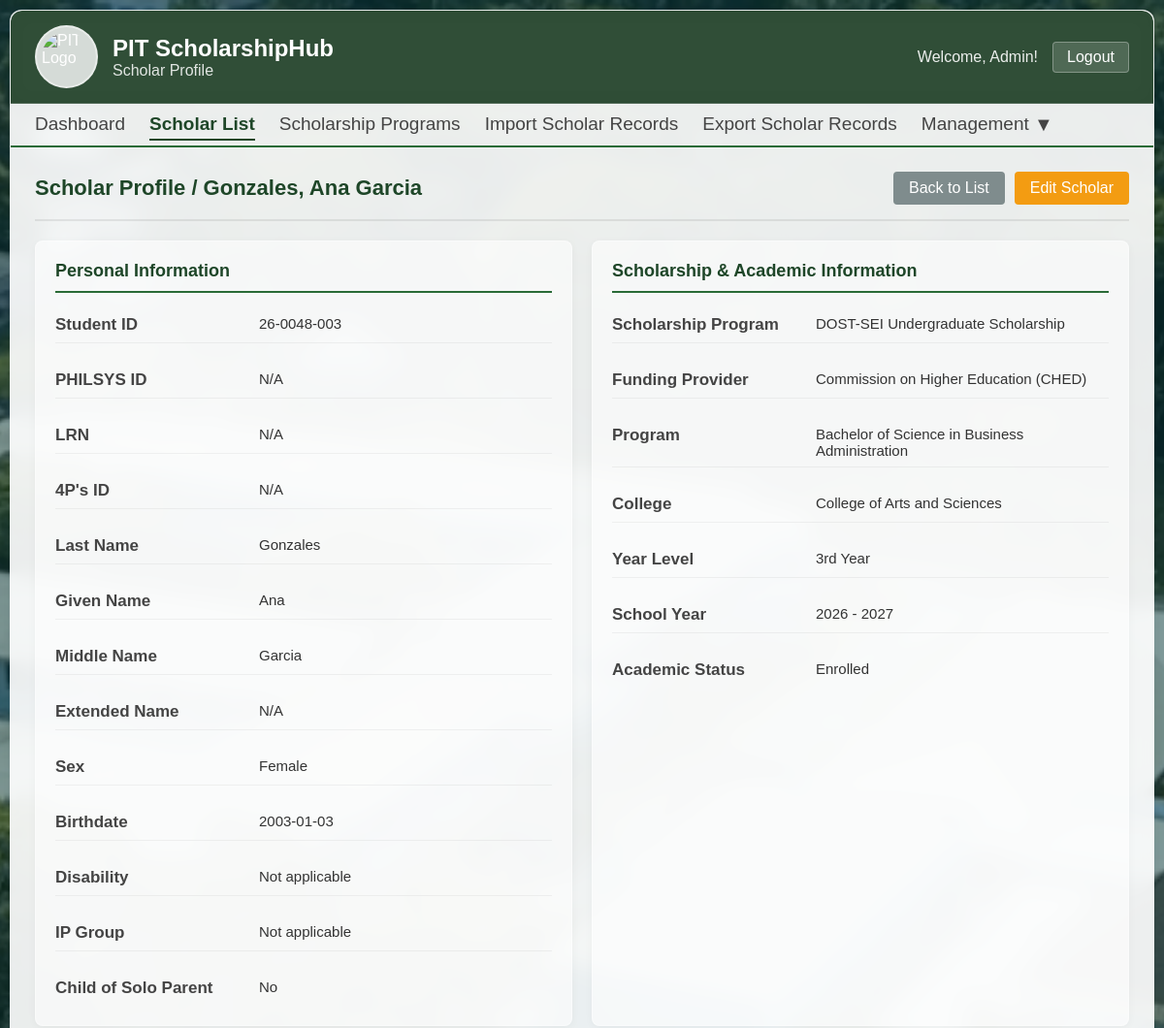
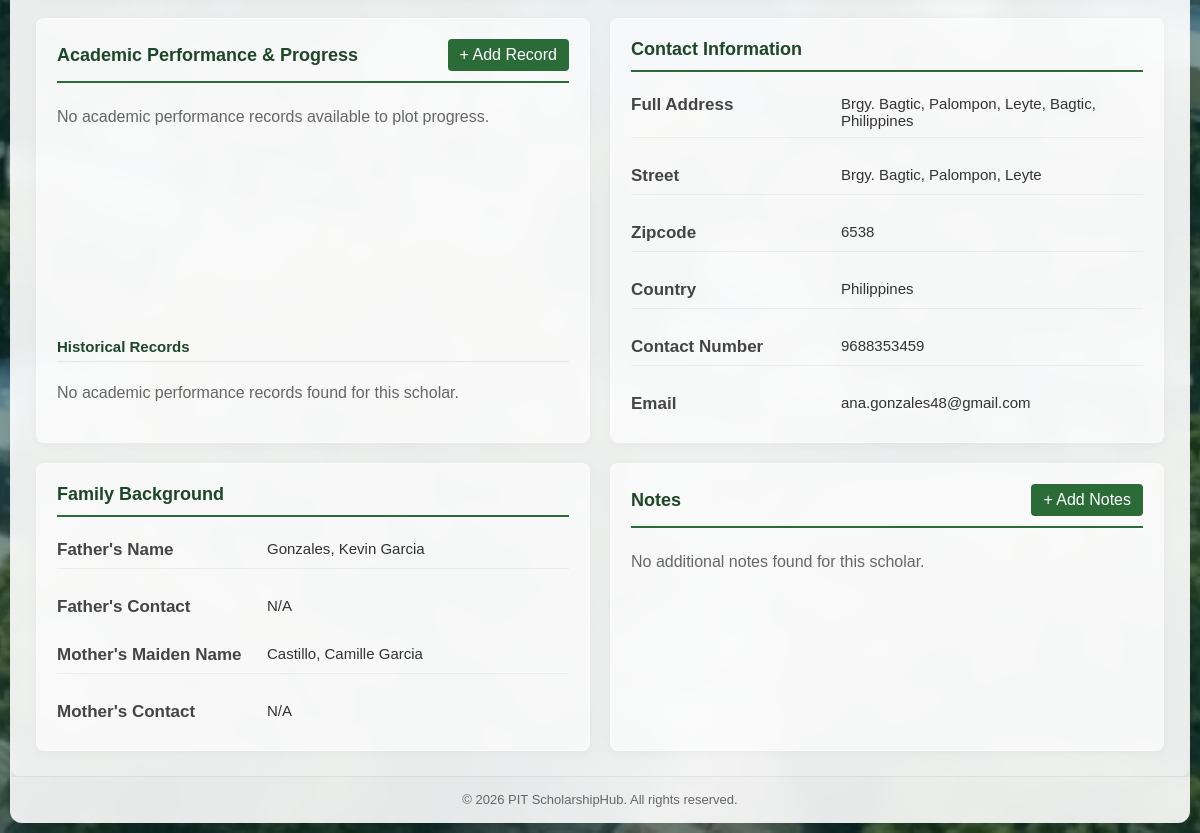
Screenshot of /admin/scholar_profile.php?scholar_id=136 (signed in) with the database file from the repository (2 pictures, top to bottom).
### tables this page shows
CREATE TABLE `scholar_info` (
  `id` int(11) NOT NULL,
  `student_id` varchar(11) NOT NULL,
  `philsys_id` varchar(50) DEFAULT NULL,
  `lrn` varchar(50) DEFAULT NULL,
  `four_ps_id` varchar(50) DEFAULT NULL,
  `last_name` varchar(50) NOT NULL,
  `given_name` varchar(50) NOT NULL,
  `ext_name` varchar(10) NOT NULL,
  `middle_name` varchar(50) NOT NULL,
  `sex` tinyint(4) NOT NULL,
  `birthdate` date NOT NULL,
  `scholarship_program_id` int(11) NOT NULL,
  `program_id` int(11) NOT NULL,
  `year_level` int(11) NOT NULL,
  `academic_status` enum('Active','Enrolled','Not Enrolled','Graduated','Dropped','Transferred','Leave of Absence') NOT NULL,
  `loa_semester` varchar(20) DEFAULT NULL,
  `loa_school_year` varchar(20) DEFAULT NULL,
  `father_last_name` varchar(50) NOT NULL,
  `father_given_name` varchar(50) NOT NULL,
  `father_middle_name` varchar(50) NOT NULL,
  `father_contact` varchar(15) DEFAULT 'N/A',
  `mother_last_name` varchar(50) NOT NULL,
  `mother_given_name` varchar(50) NOT NULL,
  `mother_middle_name` varchar(50) NOT NULL,
  `mother_contact` varchar(15) DEFAULT 'N/A',
  `permanent_address` varchar(255) NOT NULL,
  `street` varchar(255) NOT NULL,
  `town_city` varchar(255) NOT NULL,
  `province` varchar(255) NOT NULL,
  `barangay_id` bigint(20) DEFAULT NULL,
  `city_id` bigint(20) DEFAULT NULL,
  `province_id` bigint(20) DEFAULT NULL,
  `region_id` bigint(20) DEFAULT NULL,
  `country` varchar(100) NOT NULL,
  `zipcode` varchar(10) NOT NULL,
  `disability` varchar(255) NOT NULL,
  `contact_num` varchar(11) NOT NULL,
  `email` varchar(255) NOT NULL,
  `ip_group` varchar(255) DEFAULT NULL,
  `is_child_of_solo_parent` tinyint(1) DEFAULT 0,
  `username` varchar(255) NOT NULL,
  `password` varchar(255) NOT NULL,
  `is_archived` tinyint(4) NOT NULL DEFAULT 0,
  `school_year` varchar(20) NOT NULL,
  `profile_picture` varchar(255) DEFAULT NULL,
  `is_password_changed` tinyint(4) NOT NULL DEFAULT 0
);

CREATE TABLE `scholarship_program` (
  `id` int(11) NOT NULL,
  `name` varchar(255) NOT NULL,
  `code` varchar(255) NOT NULL,
  `description` text NOT NULL,
  `min_gwa_req` decimal(3,2) DEFAULT NULL,
  `pay_amount` decimal(10,2) DEFAULT NULL,
  `is_active` tinyint(4) NOT NULL,
  `is_archived` tinyint(4) NOT NULL DEFAULT 0,
  `school_year` varchar(20) NOT NULL,
  `provider_id` int(11) DEFAULT NULL,
  `scholarship_type` varchar(255) NOT NULL
);

CREATE TABLE `providers` (
  `id` int(11) NOT NULL,
  `name` varchar(255) NOT NULL,
  `code` varchar(50) NOT NULL,
  `provider_type` varchar(255) NOT NULL,
  `contact_person` varchar(150) DEFAULT NULL,
  `email` varchar(150) DEFAULT NULL,
  `contact_num` varchar(50) DEFAULT NULL,
  `is_archived` tinyint(1) DEFAULT 0,
  `created_at` timestamp NOT NULL DEFAULT current_timestamp()
);

CREATE TABLE `program` (
  `id` int(11) NOT NULL,
  `name` varchar(255) NOT NULL,
  `college_id` int(11) NOT NULL
);

CREATE TABLE `college` (
  `id` int(11) NOT NULL,
  `college_name` varchar(255) NOT NULL,
  `college_code` varchar(255) NOT NULL
);

### admin/scholar_profile.php (the view, shortened to what the rows shown need)
<?php
include __DIR__ . '/../includes/conn.php';
include '../includes/check_permission.php';
$scholar_id = isset($_GET['scholar_id']) ? (int) $_GET['scholar_id'] : 0;
$back_url = 'scholar_list.php';
if (isset($_SESSION['redirect_back_url'])) {
    $back_url = $_SESSION['redirect_back_url'];
}
$scholar_sql = "SELECT scholar_info.*,
                scholarship_program.name AS scholarship_program_name,
                scholarship_program.min_gwa_req AS gwa_req,
                program.name AS program_name,
                college_name,
                providers.name AS provider_name,
                providers.code AS provider_code
                FROM scholar_info
                INNER JOIN scholarship_program ON scholar_info.scholarship_program_id = scholarship_program.id
                LEFT JOIN providers ON scholarship_program.provider_id = providers.id
                INNER JOIN program ON scholar_info.program_id = program.id
                INNER JOIN college ON program.college_id = college.id
                WHERE scholar_info.id = ?";
$scholar_stmt = $conn->prepare($scholar_sql);
$scholar_stmt->bind_param('i', $scholar_id);
$scholar_stmt->execute();
$scholar_result = $scholar_stmt->get_result();
$last_name = "";
$given_name = "";
$ext_name = "";
$middle_name = "";
$id_num = "";
$sex = "";
$birthdate = "";
$scholarship_program = "";
$provider_display = "";
$program = "";
$year_lvl = "";
$college = "";
$academic_status = "";
$school_year = "";
$address = "";
$zipcode = "";
$disability = "";
$contact_num = "";
$email = "";
$ip_group = "";
$father_last = "";
$father_given = "";
$father_middle = "";
$father_contact = "";
$mother_last = "";
$mother_given = "";
$mother_middle = "";
$mother_contact = "";
$street = "";
$country = "";
if($row = $scholar_result->fetch_assoc()) {
    $last_name = $row['last_name'];
    $given_name = $row['given_name'];
    $raw_ext = trim($row['ext_name'] ?? '');
    $ext_name = (in_array(strtoupper($raw_ext), ['N/A', 'NONE', '']) || empty($raw_ext)) ? '' : $raw_ext;
    $middle_name = $row['middle_name'];
    $id_num = $row['student_id'];
    $sex = $row['sex'] === 0 ? "Male" : "Female";
    $birthdate = $row['birthdate'];
    $scholarship_program = $row['scholarship_program_name'];
    $provider_display = !empty($row['provider_name']) ? $row['provider_name'] . ' (' . $row['provider_code'] . ')' : 'Not Specified';
    $program = $row['program_name'];
    $year = $row['year_level'] ?? 0;
    $college = $row['college_name'];
    $academic_status = $row['academic_status'];
    $school_year = $row['school_year'];
    $address = $row['permanent_address'];
    $zipcode = $row['zipcode'];
    $disability = empty($row['disability']) ? "Not Applicable" : $row['disability'];
    $contact_num = $row['contact_num'];
    $email = $row['email'];
    $ip_group = empty($row['ip_group']) ? "Not Applicable" : $row['ip_group'];
    $father_last = $row['father_last_name'];
    $father_given = $row['father_given_name'];
    $father_middle = $row['father_middle_name'];
    $father_contact = trim($row['father_contact'] ?? '');
    $mother_last = $row['mother_last_name'];
    $mother_given = $row['mother_given_name'];
    $mother_middle = $row['mother_middle_name'];
    $mother_contact = trim($row['mother_contact'] ?? '');
    $street = $row['street'] ?? '';
    $country = $row['country'] ?? 'Philippines';
    if($year == 1) {
        $year_lvl = "1st Year";
    } elseif($year == 2) {
        $year_lvl = "2nd Year";
    } elseif($year == 3) {
        $year_lvl = "3rd Year";
    } elseif($year >= 4 && $year <= 6) {
        $year_lvl = $year . "th Year";
    } else {
        $year_lvl = "Not specified";
    }
} else {
    $_SESSION['fail'] = "Scholar not available";
    header("Location: scholar_list.php");
    exit();
}
?>
<!DOCTYPE html>
<html>
<head>
    <link rel="stylesheet" href="../assets/css/scholar_profile.css?v=<?= filemtime('../assets/css/scholar_profile.css') ?>">
    <link rel="stylesheet" href="../assets/css/modals.css">
</head>
<body>
    <div class="container">
        <div class="header">
            <div class="header-left">
                <div>
                    <h1>PIT ScholarshipHub</h1>
                </div>
            </div>
        </div>
        <div class="page-content">
            <div class="page-header">
                <h2>Scholar Profile / <?= htmlspecialchars($last_name) ?>, <?= htmlspecialchars($given_name) ?> <?= htmlspecialchars($middle_name) ?> <?= htmlspecialchars($ext_name) ?></h2>
                <div class="page-actions">
                    <a href="<?= htmlspecialchars($back_url) ?>" class="btn btn-secondary">Back to List</a>
                    <?php if(hasPermission($conn, $_SESSION['user_id'], 'scholars', 'edit')) : ?>
                        <a href="edit_scholar.php?id=<?= $scholar_id ?>" class="btn btn-warning">Edit Scholar</a>
                    <?php endif; ?>
                </div>
            </div>
            <div class="profile-grid">
                <div class="profile-card">
                    <div class="info-group">
                        <div class="info-row">
                            <span class="info-label">Student ID</span>
                            <span class="info-value"><?= htmlspecialchars($id_num) ?></span>
                        </div>
                        <div class="info-row">
                            <span class="info-label">Last Name</span>
                            <span class="info-value"><?= htmlspecialchars($last_name) ?></span>
                        </div>
                        <div class="info-row">
                            <span class="info-label">Given Name</span>
                            <span class="info-value"><?= htmlspecialchars($given_name) ?></span>
                        </div>
                        <div class="info-row">
                            <span class="info-label">Middle Name</span>
                            <span class="info-value"><?= htmlspecialchars($middle_name) ?></span>
                        </div>
                        <div class="info-row">
                            <span class="info-label">Sex</span>
                            <span class="info-value"><?= htmlspecialchars($sex) ?></span>
                        </div>
                        <div class="info-row">
                            <span class="info-label">Birthdate</span>
                            <span class="info-value"><?= htmlspecialchars($birthdate) ?></span>
                        </div>
                        <div class="info-row">
                            <span class="info-label">Disability</span>
                            <span class="info-value"><?= htmlspecialchars($disability) ?></span>
                        </div>
                        <div class="info-row">
                            <span class="info-label">IP Group</span>
                            <span class="info-value"><?= htmlspecialchars($ip_group) ?></span>
                        </div>
                    </div>
                </div>
                <div class="profile-card">
                    <div class="info-group">
                        <div class="info-row">
                            <span class="info-label">Scholarship Program</span>
                            <span class="info-value"><?= htmlspecialchars($scholarship_program) ?></span>
                        </div>
                        <div class="info-row">
                            <span class="info-label">Funding Provider</span>
                            <span class="info-value"><?= htmlspecialchars($provider_display) ?></span>
                        </div>
                        <div class="info-row">
                            <span class="info-label">Program</span>
                            <span class="info-value"><?= htmlspecialchars($program) ?></span>
                        </div>
                        <div class="info-row">
                            <span class="info-label">College</span>
                            <span class="info-value"><?= htmlspecialchars($college) ?></span>
                        </div>
                        <div class="info-row">
                            <span class="info-label">Year Level</span>
                            <span class="info-value"><?= htmlspecialchars($year_lvl) ?></span>
                        </div>
                        <div class="info-row">
                            <span class="info-label">School Year</span>
                            <span class="info-value"><?= htmlspecialchars($school_year) ?></span>
                        </div>
                        <div class="info-row">
                            <span class="info-label">Academic Status</span>
                            <span class="info-value"><?= htmlspecialchars($academic_status) ?></span>
                        </div>
                    </div>
                </div>
                <div class="profile-card">
                    <div class="info-group">
                        <div class="info-row">
                            <span class="info-label">Full Address</span>
                            <span class="info-value"><?= htmlspecialchars($address) ?></span>
                        </div>
                        <?php if(!empty($street)) : ?>
                        <div class="info-row">
                            <span class="info-label">Street</span>
                            <span class="info-value"><?= htmlspecialchars($street) ?></span>
                        </div>
                        <?php endif; ?>
                        <div class="info-row">
                            <span class="info-label">Zipcode</span>
                            <span class="info-value"><?= htmlspecialchars($zipcode) ?></span>
                        </div>
                        <div class="info-row">
                            <span class="info-label">Country</span>
                            <span class="info-value"><?= htmlspecialchars($country) ?></span>
                        </div>
                        <div class="info-row">
                            <span class="info-label">Contact Number</span>
                            <span class="info-value"><?= htmlspecialchars($contact_num) ?></span>
                        </div>
                        <div class="info-row">
                            <span class="info-label">Email</span>
                            <span class="info-value"><?= htmlspecialchars($email) ?></span>
                        </div>
                    </div>
                </div>
                <div class="profile-card">
                    <div class="family-section">
                        <div class="info-group">
                            <div class="info-row">
                                <span class="info-label">Father's Name</span>
                                <?php if(!empty($father_last) && !empty($father_given)) : ?>
                                    <span class="info-value"><?= htmlspecialchars($father_last) ?>, <?= htmlspecialchars($father_given) ?> <?= htmlspecialchars($father_middle) ?></span>
                                <?php else : ?>
                                    <span class="info-value" style="color: red;">Not Provided</span>
                                <?php endif; ?>
                            </div>
                            <div class="info-row">
                                <span class="info-label">Father's Contact</span>
                                <span class="info-value"><?= !empty($father_contact) ? htmlspecialchars($father_contact) : 'N/A' ?></span>
                            </div>
                        </div>
                    </div>
                    <div class="family-section">
                        <div class="info-group">
                            <div class="info-row">
                                <span class="info-label">Mother's Maiden Name</span>
                                <?php if(!empty($mother_last) && !empty($mother_given)) : ?>
                                    <span class="info-value"><?= htmlspecialchars($mother_last) ?>, <?= htmlspecialchars($mother_given) ?> <?= htmlspecialchars($mother_middle) ?></span>
                                <?php else : ?>
                                    <span class="info-value" style="color: red;">Not Provided</span>
                                <?php endif; ?>
                            </div>
                            <div class="info-row">
                                <span class="info-label">Mother's Contact</span>
                                <span class="info-value"><?= !empty($mother_contact) ? htmlspecialchars($mother_contact) : 'N/A' ?></span>
                            </div>
                        </div>
                    </div>
                </div>
            </div>
        </div>
    </div>
</body>
</html>

### rows the page displays
scholar_info: last_name "Gonzales", given_name "Ana", middle_name "Garcia", student "26-0048-003", sex "Female", birthdate "2003-01-03", disability "Not applicable", ip_group "Not applicable", scholarship_program.name "DOST-SEI Undergraduate Scholarship", providers.name+code "Commission on Higher Education (CHED)", program.name "Bachelor of Science in Business Administration", college.college_name "College of Arts and Sciences", year_level "3rd Year", school_year "2026 - 2027", academic_status "Enrolled", permanent_address "Brgy. Bagtic, Palompon, Leyte, Bagtic, Philippines", street "Brgy. Bagtic, Palompon, Leyte", zipcode "6538", country "Philippines", contact_num "9688353459", email "ana.gonzales48@gmail.com", father_last_name "Gonzales", father_given_name "Kevin", father_middle_name "Garcia", father_contact "N/A", mother_last_name "Castillo", mother_given_name "Camille", mother_middle_name "Garcia", mother_contact "N/A"
